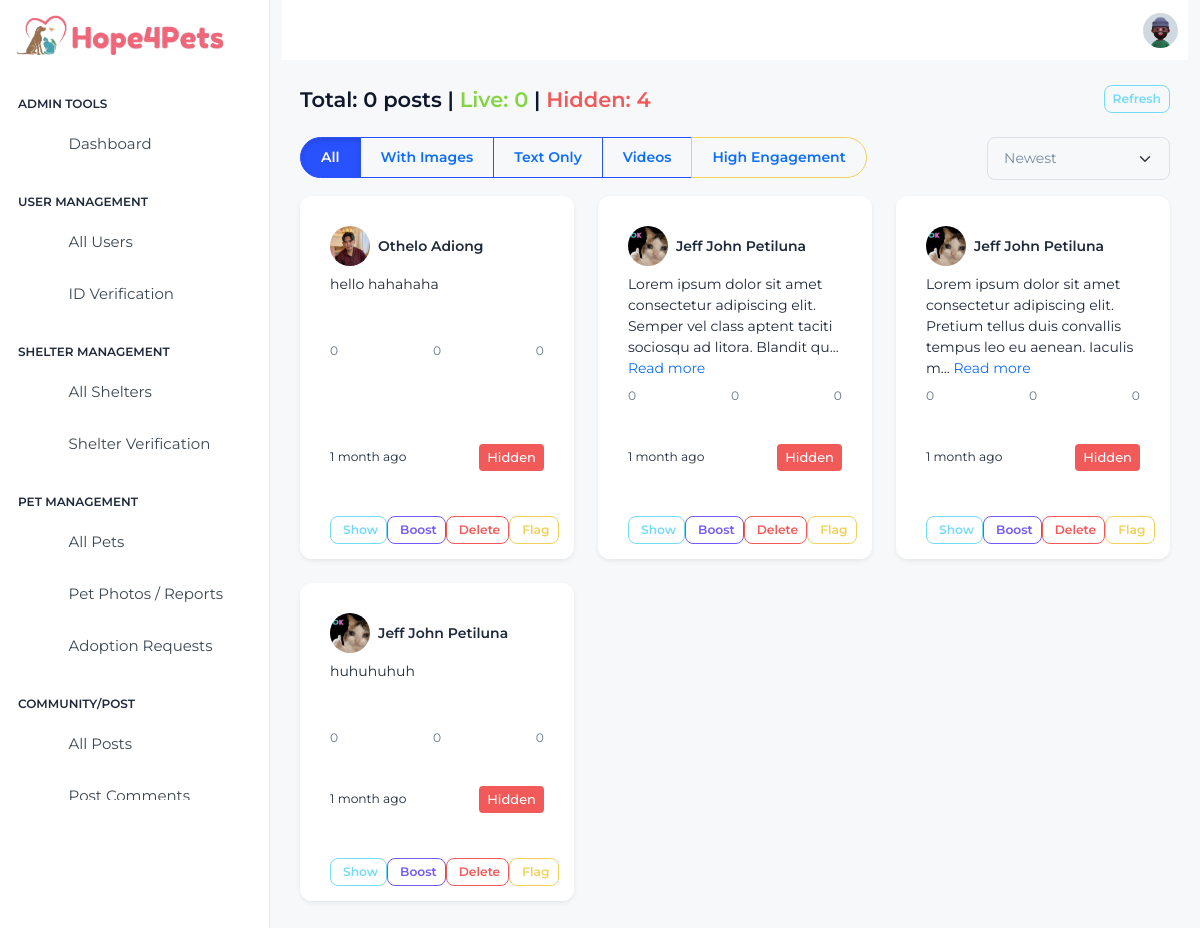
The page /admin/views/Post/posts.php (signed in) on the database its author committed.
### tables this page shows
CREATE TABLE `posts` (
  `id` bigint(20) UNSIGNED NOT NULL,
  `user_id` bigint(20) UNSIGNED NOT NULL,
  `pet_id` bigint(20) UNSIGNED DEFAULT NULL,
  `content` text DEFAULT NULL,
  `created_at` timestamp NOT NULL DEFAULT current_timestamp()
);

CREATE TABLE `users` (
  `id` bigint(20) UNSIGNED NOT NULL,
  `full_name` varchar(150) NOT NULL,
  `birthday` date DEFAULT NULL,
  `gender` enum('male','female','other','unspecified') DEFAULT 'unspecified',
  `email` varchar(255) NOT NULL,
  `password_hash` varchar(255) NOT NULL,
  `profile_photo` varchar(255) DEFAULT NULL,
  `location` varchar(255) DEFAULT NULL,
  `contact_number` varchar(50) DEFAULT NULL,
  `is_verified` tinyint(1) DEFAULT 0,
  `created_at` timestamp NOT NULL DEFAULT current_timestamp(),
  `updated_at` timestamp NOT NULL DEFAULT current_timestamp() ON UPDATE current_timestamp()
);

### admin/controllers/Post/posts-controller.php (called while the page is built, shortened)
<?php
require_once __DIR__ . '/../../../controllers/BaseController.php';
class PostsController extends BaseController {
    public static function list(array $options = []): array {
        $page = $options['page'] ?? 1;
        $limit = $options['limit'] ?? 10;
        $sort = $options['sort'] ?? 'p.created_at';
        $order = $options['order'] ?? 'DESC';
        $offset = ($page - 1) * $limit;
        $sql = "SELECT p.id, p.user_id, u.full_name, u.profile_photo AS user_avatar, p.content, p.created_at
                FROM posts p
                JOIN users u ON p.user_id = u.id";
        $countSql = "SELECT COUNT(p.id) FROM posts p JOIN users u ON p.user_id = u.id";
        $params = [];
        $types = '';
        $totalRecords = self::fetchOne($countSql, $types, $params)[0] ?? 0;
        $totalPages = ceil($totalRecords / $limit);
        $sql .= " ORDER BY {$sort} {$order} LIMIT ? OFFSET ?";
        $params[] = $limit;
        $params[] = $offset;
        $types .= 'ii';
        $posts = self::fetchAll($sql, $types, $params);
        return [
            'posts' => $posts,
            'total_pages' => $totalPages,
            'current_page' => $page,
            'total_records' => $totalRecords
        ];
    }
}

### controllers/BaseController.php (called while the page is built, shortened)
<?php
require_once __DIR__ . '/../config/db-connection/db_connection.php';
abstract class BaseController {
    protected static ?mysqli $conn = null;
    protected static function db(): mysqli {
        if (self::$conn === null) {
            global $conn;
            self::$conn = $conn;
        }
        return self::$conn;
    }
    protected static function fetchAll(string $sql, string $types = '', array $params = []): array {
        $mysqli = self::db();
        try {
            if ($types !== '' && !empty($params)) {
                $stmt = $mysqli->prepare($sql);
                $stmt->bind_param($types, ...$params);
                $stmt->execute();
                $result = $stmt->get_result();
                $rows = $result ? $result->fetch_all(MYSQLI_ASSOC) : [];
                return $rows;
            }
            $result = $mysqli->query($sql);
            $rows = $result->fetch_all(MYSQLI_ASSOC);
            return $rows;
        } catch (mysqli_sql_exception $e) {
            error_log('DB error in fetchAll: ' . $e->getMessage() . ' -- SQL: ' . $sql);
            return [];
        }
    }
    protected static function fetchOne(string $sql, string $types = '', array $params = []): ?array {
        $rows = self::fetchAll($sql, $types, $params);
        return $rows[0] ?? null;
    }
}

### admin/views/Post/posts.php (the view, shortened to what this page needs)
<?php
$page = filter_input(INPUT_GET, 'page', FILTER_VALIDATE_INT, ['options' => ['default' => 1, 'min_range' => 1]]);
$search = filter_input(INPUT_GET, 'search', FILTER_SANITIZE_FULL_SPECIAL_CHARS);
$type = filter_input(INPUT_GET, 'type', FILTER_SANITIZE_FULL_SPECIAL_CHARS);
$status = filter_input(INPUT_GET, 'status', FILTER_SANITIZE_FULL_SPECIAL_CHARS);
$media = filter_input(INPUT_GET, 'media', FILTER_SANITIZE_FULL_SPECIAL_CHARS);
$engagement = filter_input(INPUT_GET, 'engagement', FILTER_SANITIZE_FULL_SPECIAL_CHARS);
$sort = filter_input(INPUT_GET, 'sort', FILTER_SANITIZE_FULL_SPECIAL_CHARS) ?: 'created_at';
$order = filter_input(INPUT_GET, 'order', FILTER_SANITIZE_FULL_SPECIAL_CHARS) ?: 'DESC';
$options = [
    'page' => $page,
    'limit' => 30,
    'search' => $search,
    'type' => $type,
    'status' => $status,
    'media' => $media,
    'engagement' => $engagement,
    'sort' => $sort,
    'order' => $order
];
$result = PostsController::list($options);
$posts = $result['posts'];
$totalRecords = $result['total_records'];
$totalLive = 0;
$totalHidden = 0;
foreach ($posts as $p) {
    if (($p['status'] ?? '') === 'visible') $totalLive++;
    else $totalHidden++;
}
?>
<?php include dirname(__DIR__, 2) . '/sidebar.php'; ?>
<div class="body-wrapper">
    <?php include dirname(__DIR__, 2) . '/header.php'; ?>
    <div class="container-fluid">
        <div class="d-flex align-items-center justify-content-between mb-4">
            <h4 class="mb-0 fw-bold">
                Total: <?= $totalRecords ?> posts |
                <span class="text-success">Live: <?= $totalLive ?></span> |
                <span class="text-danger">Hidden: <?= $totalHidden ?></span>
            </h4>
            <button class="btn btn-outline-secondary btn-sm" onclick="refreshPosts()">
                <i class="bi bi-arrow-clockwise"></i> Refresh
            </button>
        </div>
        <div class="row mb-3 g-2">
            <div class="col-auto">
                <div class="btn-group" role="group">
                    <a href="?media=all" class="btn btn-outline-primary<?= !$media || $media=='all' ? ' active' : '' ?>">All</a>
                    <a href="?media=image" class="btn btn-outline-primary<?= $media=='image' ? ' active' : '' ?>">With Images</a>
                    <a href="?media=text" class="btn btn-outline-primary<?= $media=='text' ? ' active' : '' ?>">Text Only</a>
                    <a href="?media=video" class="btn btn-outline-primary<?= $media=='video' ? ' active' : '' ?>">Videos</a>
                    <a href="?engagement=high" class="btn btn-outline-warning<?= $engagement=='high' ? ' active' : '' ?>">High Engagement</a>
                </div>
            </div>
            <div class="col-auto ms-auto">
                <select class="form-select" id="sortSelect" style="min-width:180px;">
                    <option value="created_at_DESC"<?= $sort=='created_at'&&$order=='DESC'?' selected':''; ?>>Newest</option>
                </select>
            </div>
        </div>
        <div id="postsGrid" class="row row-cols-1 row-cols-md-3 g-4">
            <?php if (empty($posts)): ?>
                <div class="col">
                    <div class="alert alert-info">No posts found.</div>
                </div>
            <?php else: foreach ($posts as $post): ?>
                <div class="col">
                    <div class="card shadow-sm h-100 border-<?= ($post['status'] ?? '') === 'visible' ? 'success' : 'danger' ?>">
                        <div class="card-body d-flex flex-column">
                            <div class="d-flex align-items-center mb-2">
                                <img src="<?= htmlspecialchars($post['user_avatar'] ?? '/assets/img/default-avatar.png') ?>"
                                     alt="Avatar" class="rounded-circle me-2" style="width:40px;height:40px;object-fit:cover;">
                                <span class="fw-semibold"><?= htmlspecialchars($post['full_name'] ?? '–') ?></span>
                            </div>
                            <?php if (!empty($post['media_type']) && $post['media_type'] === 'image' && !empty($post['media_url'])): ?>
                                <img src="<?= htmlspecialchars($post['media_url']) ?>" class="img-fluid rounded mb-2" style="aspect-ratio:16/9;object-fit:cover;">
                            <?php else: ?>
                                <div class="mb-2" style="min-height:60px;">
                                    <?= nl2br(htmlspecialchars(mb_strimwidth($post['content'] ?? '', 0, 120, '...'))) ?>
                                    <?php if (mb_strlen($post['content'] ?? '') > 120): ?>
                                        <a href="#" onclick="viewPost(<?= intval($post['id']) ?>);return false;">Read more</a>
                                    <?php endif; ?>
                                </div>
                            <?php endif; ?>
                            <div class="d-flex justify-content-between text-muted small mb-2">
                                <span><i class="bi bi-heart-fill text-danger"></i> <?= intval($post['likes'] ?? 0) ?></span>
                                <span><i class="bi bi-chat-left-text-fill text-primary"></i> <?= intval($post['comments'] ?? 0) ?></span>
                                <span><i class="bi bi-share-fill text-success"></i> <?= intval($post['shares'] ?? 0) ?></span>
                            </div>
                            <div class="d-flex justify-content-between align-items-center mt-auto">
                                <span class="small"><?= time_elapsed_string($post['created_at']) ?></span>
                                <span class="badge bg-<?= ($post['status'] ?? '') === 'visible' ? 'success' : 'danger' ?>">
                                    <?= ucfirst($post['status'] ?? 'hidden') ?>
                                </span>
                            </div>
                        </div>
                        <div class="card-footer bg-white border-0 d-flex justify-content-between">
                            <button class="btn btn-sm btn-outline-secondary" title="Hide/Show" onclick="toggleVisibility(<?= intval($post['id']) ?>, this)">
                                <span class="ms-1"><?= ($post['status'] ?? '') === 'visible' ? 'Hide' : 'Show' ?></span>
                            </button>
                            <button class="btn btn-sm btn-outline-info" title="Boost" onclick="boostPost(<?= intval($post['id']) ?>)">
                                <i class="bi bi-rocket-takeoff"></i><span class="ms-1">Boost</span>
                            </button>
                            <button class="btn btn-sm btn-outline-danger" title="Delete" onclick="deletePost(<?= intval($post['id']) ?>, this)">
                                <i class="bi bi-trash"></i><span class="ms-1">Delete</span>
                            </button>
                            <button class="btn btn-sm btn-outline-warning" title="Flag/Report" onclick="flagPost(<?= intval($post['id']) ?>)">
                                <i class="bi bi-flag"></i><span class="ms-1">Flag</span>
                            </button>
                        </div>
                    </div>
                </div>
            <?php endforeach; endif; ?>
        </div>
    </div>
</div>
<?php include dirname(__DIR__, 2) . '/footer.php'; ?>
<?php
function time_elapsed_string($datetime, $full = false) {
    $now = new DateTime;
    $ago = new DateTime($datetime);
    $diff = $now->diff($ago);
    $weeks = floor($diff->d / 7);
    $days = $diff->d - ($weeks * 7);
    $string = [
        'y' => 'year',
        'm' => 'month',
        'w' => 'week',
        'd' => 'day',
        'h' => 'hour',
        'i' => 'minute',
        's' => 'second',
    ];
    $diffs = [
        'y' => $diff->y,
        'm' => $diff->m,
        'w' => $weeks,
        'd' => $days,
        'h' => $diff->h,
        'i' => $diff->i,
        's' => $diff->s,
    ];
    foreach ($string as $k => &$v) {
        if ($diffs[$k]) {
            $v = $diffs[$k] . ' ' . $v . ($diffs[$k] > 1 ? 's' : '');
        } else {
            unset($string[$k]);
        }
    }
    if (!$full) $string = array_slice($string, 0, 1);
    return $string ? implode(', ', $string) . ' ago' : 'just now';
}
?>

### assets/css/admin-theme.css (style rules this page uses)
body, .card, .left-sidebar, .navbar, .app-header, .sidebar-nav, .dropdown-menu, .table, .page-wrapper { transition: background-color .25s ease, color .25s ease, border-color .25s ease; }
body.theme-light { background-color: #f5f7fa; color: #1e293b; }
body.theme-light .card { background-color: #ffffff; color: inherit; }
body.theme-light { --h4p-text-primary: #1e293b; --h4p-text-secondary: #475569; --h4p-text-muted: #64748b; --h4p-text-invert: #f8fafc; --h4p-heading: #0f172a; --h4p-number: #111827; }
body.theme-light, body.theme-dark { color: var(--h4p-text-primary); }
body.theme-light h1,body.theme-light h2,body.theme-light h3,body.theme-light h4,body.theme-light h5,body.theme-light h6, body.theme-dark h1,body.theme-dark h2,body.theme-dark h3,body.theme-dark h4,body.theme-dark h5,body.theme-dark h6 { color: var(--h4p-heading); }
body.theme-light small, body.theme-dark small, body.theme-light .text-muted, body.theme-dark .text-muted { color: var(--h4p-text-muted) !important; }
body.theme-light ::placeholder { color: var(--h4p-text-muted); opacity:1; }
body.theme-light a { color:#0d6efd; }

### rows shown on the page
posts: user.profile_photo (picture), user.full_name "Othelo Adiong", content "hello hahahaha", likes "0", comments "0", shares "0", created_at "1 month ago", status "Hidden"
posts: user.profile_photo (picture), user.full_name "Jeff John Petiluna", content "Lorem ipsum dolor sit amet consectetur adipiscing elit. Semper vel class aptent taciti sociosqu ad litora. Blandit qu...", likes "0", comments "0", shares "0", created_at "1 month ago", status "Hidden"
posts: user.profile_photo (picture), user.full_name "Jeff John Petiluna", content "Lorem ipsum dolor sit amet consectetur adipiscing elit. Pretium tellus duis convallis tempus leo eu aenean. Iaculis m...", likes "0", comments "0", shares "0", created_at "1 month ago", status "Hidden"
posts: user.profile_photo (picture), user.full_name "Jeff John Petiluna", content "huhuhuhuh", likes "0", comments "0", shares "0", created_at "1 month ago", status "Hidden"

### other values the page prints
$totalRecords "0"
$totalLive "0"
$totalHidden "4"
